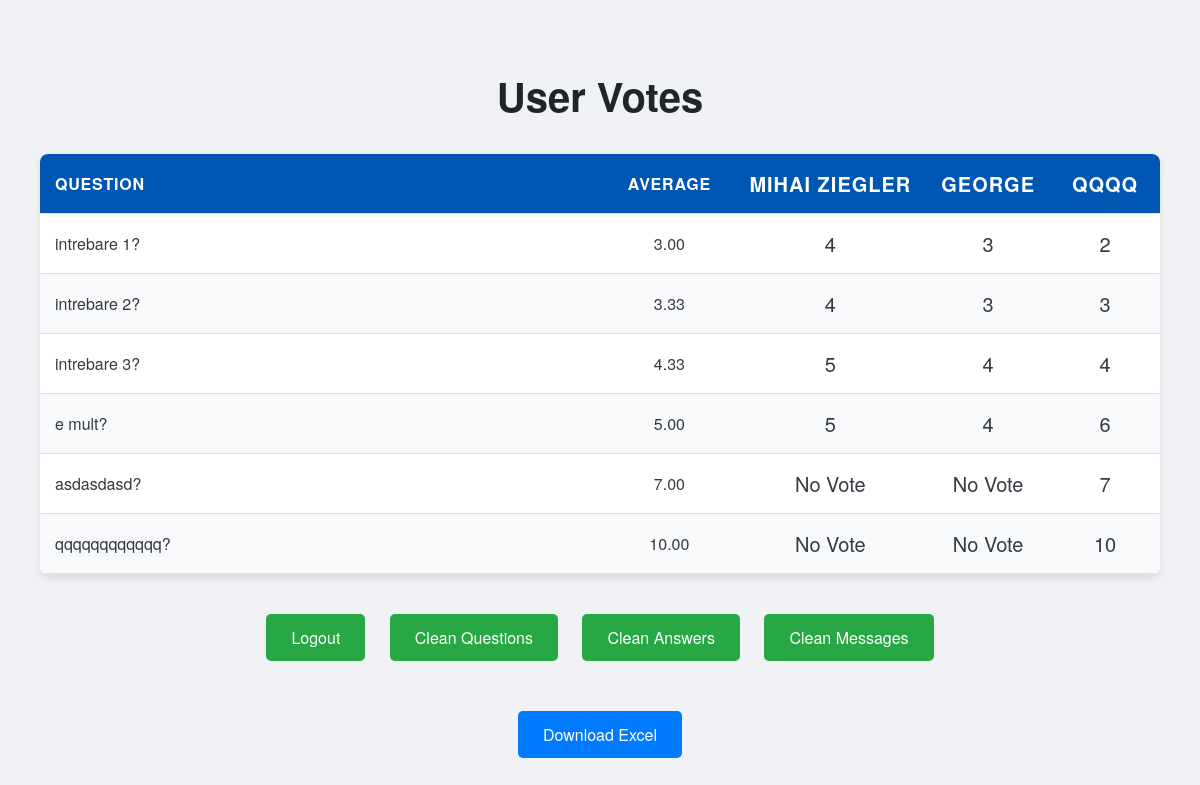
Screenshot of /admin/statistics (signed in) with the database file from the repository.
### app.py (models this page shows, shortened)
class User(db.Model, UserMixin):
    id = db.Column(db.Integer, primary_key=True)
    username = db.Column(db.String(150), nullable=False, unique=True)
    password = db.Column(db.String(150), nullable=False)
    email = db.Column(db.String(150), unique=True, nullable=True)
    is_confirmed = db.Column(db.String(150), nullable=True)
    confirmed_on = db.Column(db.DateTime, nullable=True)
    user_type = db.Column(db.String(150), nullable=False)

class UserAnswer(db.Model):
    id = db.Column(db.Integer, primary_key=True)
    question = db.Column(db.String(250), nullable=False)
    answer = db.Column(db.String(250), nullable=False)
    user_id = db.Column(db.Integer, db.ForeignKey('user.id'), nullable=False)

### app.py (the view)
@app.route('/admin/statistics', methods=['GET'])
@login_required
def admin_statistics():
    if current_user.user_type != 'Admin':
        return redirect(url_for('statistics'))
    all_answers = UserAnswer.query.all()
    all_users = {user.id: user.username for user in User.query.all()}
    statistics = {}
    vote_sums = {}
    vote_counts = {}
    for answer in all_answers:
        question = answer.question
        username = all_users.get(answer.user_id, 'Unknown')
        vote = answer.answer
        if question not in statistics:
            statistics[question] = {user: 'No Vote' for user in all_users.values()}  # Initialize with no votes
            vote_sums[question] = 0  # Sum of votes for average calculation
            vote_counts[question] = 0  # Count of votes
        statistics[question][username] = vote
        try:
            numeric_vote = float(vote)  # Attempt to convert to float
            vote_sums[question] += numeric_vote
            vote_counts[question] += 1
        except ValueError:
            pass
    averages = {}
    for question, total in vote_sums.items():
        count = vote_counts[question]
        averages[question] = "{:.2f}".format(total / count) if count > 0 else 'No Votes'
    return render_template('admin_statistics.html', statistics=statistics, all_users=all_users, averages=averages)

### app.py (called while the page is built)
@login_manager.user_loader
def load_user(user_id):
    return db.session.get(User, int(user_id))

### templates/admin_statistics.html (shortened to what this page needs)
<!DOCTYPE html>
<html>
  <head>
  </head>
  <body>
    <div class="container">
      <h1>User Votes</h1>
      <table>
        <thead>
          <tr class="header-row">
            <th class="question">Question</th>
            <th class="average">Average</th>
            {% for username in all_users.values() %}
              <th class="emoji">{{ username }}</th>
            {% endfor %}
          </tr>
        </thead>
        <tbody>
          {% for question, votes in statistics.items() %}
          <tr>
            <td class="question">{{ question }}</td>
            <td class="average">{{ averages[question] if averages[question] != 'No Votes' else 'No Votes' }}</td>
            {% for user in all_users.values() %}
              <td class="emoji">{{ votes[user] if votes[user] != 'No Vote' else 'No Vote' }}</td>
            {% endfor %}
          </tr>
          {% endfor %}
        </tbody>
      </table>
      <div class="btn-group">
        <a href="{{ url_for('logout') }}">Logout</a>
        <a href="{{url_for('clean_database')}}">Clean Questions</a>
        <a href="{{url_for('clean_database_answers')}}">Clean Answers</a>
        <a href="{{url_for('clean_database_messages')}}">Clean Messages</a>
      </div>
      <div class="btn-group">
        <a href="{{ url_for('download_statistics') }}" class="download-btn">Download Excel</a>
      </div>
    </div>
  </body>
</html>

### templates/admin_statistics.html (style rules this page uses)
body { font-family: 'Helvetica Neue', Arial, sans-serif; background-color: #f0f2f5; margin: 20px; color: #343a40; }
h1 { text-align: center; color: #212529; font-size: 2.5rem; margin-bottom: 30px; }
table { width: 100%; border-collapse: separate; border-spacing: 0; background-color: white; box-shadow: 0 4px 8px rgba(0, 0, 0, 0.1); border-radius: 8px; overflow: hidden; margin-bottom: 30px; table-layout: auto; }
th, td { padding: 15px; text-align: left; border-bottom: 1px solid #e0e0e0; white-space: nowrap; overflow: hidden; text-overflow: ellipsis; }
th { background-color: #007bff; color: white; text-transform: uppercase; font-weight: bold; letter-spacing: 0.05em; }
tr:nth-child(even) { background-color: #f8f9fa; }
.header-row th { background-color: #0056b3; }
.question { max-width: 500px; white-space: normal; word-wrap: break-word; }
.average { width: 100px; text-align: center; }
.emoji { width: 80px; text-align: center; font-size: 20px; }
a { display: inline-block; padding: 12px 25px; margin: 10px; background-color: #28a745; color: white; border-radius: 5px; text-decoration: none; font-size: 1rem; transition: background-color 0.3s; }
.download-btn { background-color: #007bff; color: white; padding: 12px 25px; text-align: center; margin-top: 20px; border-radius: 5px; text-decoration: none; font-size: 1rem; transition: background-color 0.3s; }
.container { max-width: 1200px; margin: 0 auto; padding: 20px; }
.btn-group { text-align: center; margin-bottom: 20px; }

### rows the page displays
User: username "MIHAI ZIEGLER", username "4", username "5", username "No Vote"
User: username "GEORGE", username "3", username "4", username "No Vote"
User: username "QQQQ", username "2", username "3", username "4", username "6", username "7", username.answer "10"
UserAnswer: question "intrebare 1?", question "3.00"
UserAnswer: question "intrebare 2?", question "3.33"
UserAnswer: question "intrebare 3?", question "4.33"
UserAnswer: question "e mult?", question "5.00"
UserAnswer: question "asdasdasd?", question "7.00"
UserAnswer: question "qqqqqqqqqqqq?", question "10.00"
